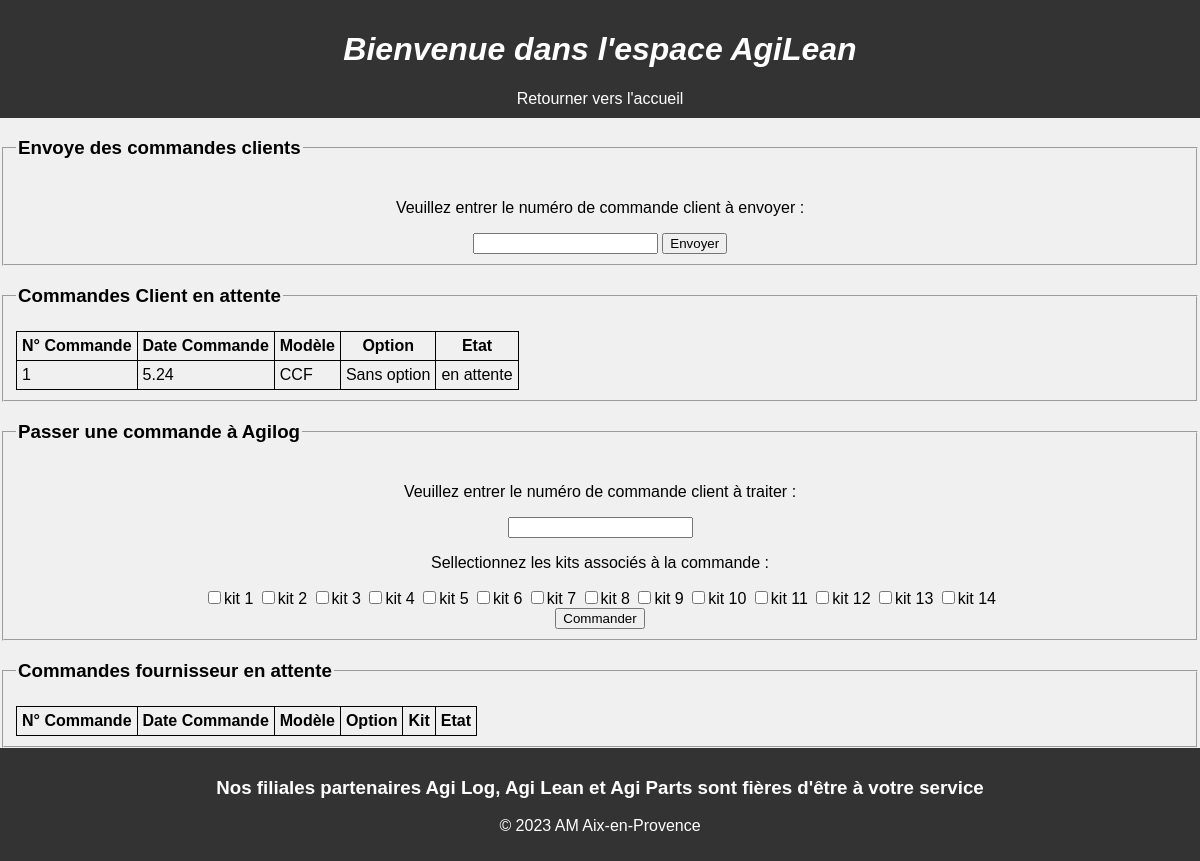
The app's page /AgiLean, older data.
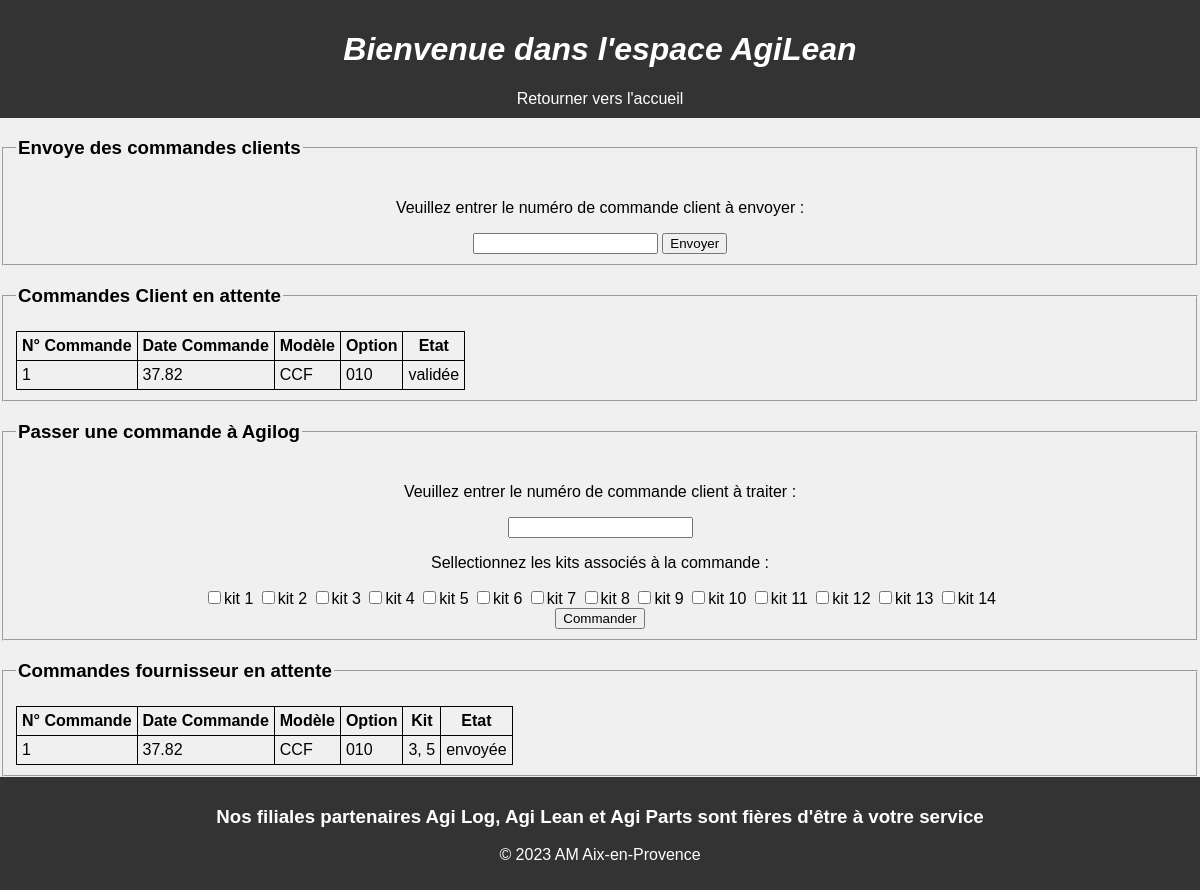
The same page, newer data.
### tables this page shows
CREATE TABLE "COMMANDE_CLIENT" (
	"id"	INTEGER NOT NULL DEFAULT 1,
	"Date"	TEXT NOT NULL,
	"Modèle"	TEXT NOT NULL,
	"Option"	TEXT NOT NULL,
	"Etat"	TEXT NOT NULL,
	PRIMARY KEY("id")
);

CREATE TABLE "COMMANDE_AGILEAN" (
	"id"	INTEGER NOT NULL,
	"Date"	TEXT NOT NULL,
	"Modèle"	TEXT NOT NULL,
	"Option"	TEXT NOT NULL,
	"Kit"	TEXT NOT NULL,
	"Etat"	TEXT NOT NULL,
	PRIMARY KEY("id" AUTOINCREMENT)
);

### main.py (the view, shortened to what this page needs)
@app.route('/AgiLean', methods=['GET', 'POST'])
def AgiLean():
	if not request.method == 'POST':
		return render_template('AgiLean.html', commande_client=BDD("SELECT id, Date, Modèle, Option, Etat FROM COMMANDE_CLIENT"), commande_agilean=BDD("SELECT id, Date, Modèle, Option, Kit, Etat FROM COMMANDE_AGILEAN"))

### main.py (called while the page is built)
def BDD(command):
	conn = lite.connect('BDD.db')
	conn.row_factory = lite.Row
	cur = conn.cursor()
	cur.execute(command)
	conn.commit()
	lignes = cur.fetchall()
	conn.close()
	return lignes

### templates/AgiLean.html (shortened to what this page needs)
<!DOCTYPE html>
<html>
  <head>
    <link rel="stylesheet" href='{{ url_for("static", filename="CSS_PW.css")}}'>
  </head>
  <body>
    <header>
      <div >
        <h1><center><i>Bienvenue dans l'espace AgiLean</center></i></h1>
      </div>
      <nav>
        <ul>
        <center>
        <a class = "button" href='{{url_for("Accueil")}}'> Retourner vers l'accueil </a>
        </center>
        </ul>
      </nav>
    </header>
    <div>
      <form action='{{ url_for("AgiLean") }}' method='POST'>
          <fieldset>
              <legend><h3>Envoye des commandes clients</h3></legend>
              <p><center>Veuillez entrer le numéro de commande client à envoyer :</center></p>
          <center>
              <input type="number" name="envoye" min="1">
              <input type="submit" name="envoyer" value="Envoyer">
          </center>
        </fieldset>
      </form>
  </div>
    <div>
      <form action='{{ url_for("AgiLean") }}' method='POST'>
        <fieldset>
          <legend><h3>Commandes Client en attente</h3></legend>
          <div class="grid-container2">
            <table>
              <tr>
                <th>N° Commande</th>
                <th>Date Commande</th>
                <th>Modèle</th>
                <th>Option</th>
                <th>Etat</th>
              </tr>
              {% for element in commande_client %}
              <tr class="lp_ligne">
                <td class="lp_cellule">{{ element['id'] }}</td>
                <td class="lp_cellule">{{ element['Date'] }}</td>
                <td class="lp_cellule">{{ element['Modèle'] }}</td>
                <td class="lp_cellule">{{ element['Option'] }}</td>
                <td class="lp_cellule">{{ element['Etat'] }}</td>
              </tr>
              {% endfor %}
            </table>
          </div>
        </fieldset>
      </form>
    </div>
    <div>
      <form action='{{ url_for("AgiLean") }}' method='POST'>
        <fieldset>
          <legend><h3>Passer une commande à Agilog</h3></legend>
          <p><center>Veuillez entrer le numéro de commande client à traiter :</center></p>
            <center>
              <input type="number" name="commande" min="1">
            </center>
          <p><center>Sellectionnez les kits associés à la commande :</center></p>
            <center>
              <div class="selector-container">
                <input type="checkbox" name="1" value="True">kit 1
                <input type="checkbox" name="2" value="True">kit 2
                <input type="checkbox" name="3" value="True">kit 3
                <input type="checkbox" name="4" value="True">kit 4
                <input type="checkbox" name="5" value="True">kit 5
                <input type="checkbox" name="6" value="True">kit 6
                <input type="checkbox" name="7" value="True">kit 7
                <input type="checkbox" name="8" value="True">kit 8
                <input type="checkbox" name="9" value="True">kit 9
                <input type="checkbox" name="10" value="True">kit 10
                <input type="checkbox" name="11" value="True">kit 11
                <input type="checkbox" name="12" value="True">kit 12
                <input type="checkbox" name="13" value="True">kit 13
                <input type="checkbox" name="14" value="True">kit 14
                <br>
              </div>
              <input type="submit" name="commander" value="Commander">
            </center>
        </fieldset>
      </form>
    </div>
    <div>
      <form action='{{ url_for("AgiLean") }}' method='POST'>
        <fieldset>
          <legend><h3>Commandes fournisseur en attente</h3></legend>
          <div class="grid-container3">
            <table>
              <tr>
                <th>N° Commande</th>
                <th>Date Commande</th>
                <th>Modèle</th>
                <th>Option</th>
                <th>Kit</th>
                <th>Etat</th>
              </tr>
              {% for element in commande_agilean %}
              <tr class="lp_ligne">
                <td class="lp_cellule">{{ element['id'] }}</td>
                <td class="lp_cellule">{{ element['Date'] }}</td>
                <td class="lp_cellule">{{ element['Modèle'] }}</td>
                <td class="lp_cellule">{{ element['Option'] }}</td>
                <td class="lp_cellule">{{ element['Kit'] }}</td>
                <td class="lp_cellule">{{ element['Etat'] }}</td>
              </tr>
              {% endfor %}
           </table>
          </div>
        </fieldset>
      </form>
    </div>
    <footer>
      <h3><center>Nos filiales partenaires Agi Log, Agi Lean et Agi Parts sont fières d'être à votre service </center></h3>
      <p><center>&copy; 2023 AM Aix-en-Provence</center></p>
    </footer>
  </body>
</html>

### static/CSS_PW.css (style rules this page uses)
body { font-family: Arial, sans-serif; background-color: #f0f0f0; margin: 0; }
header { background-color: #333; color: #fff; padding: 10px; }
nav ul { list-style: none; margin: 0; padding: 0; display: flex; }
nav a { color: #fff; text-decoration: none; padding: 5px; }
ul { display: flex; justify-content: center; }
table { border-collapse: collapse; }
th, td { border: 1px solid black; padding: 5px; }
footer { left: 0; bottom: 0; background-color: #333; color: #fff; padding: 10px; text-align: center; }

Row changes from the older to the newer data that the page shows:
changed COMMANDE_CLIENT "CCF": Date "5.24" → "37.82"; Option "Sans option" → "010"; Etat "en attente" → "validée"
added COMMANDE_AGILEAN: id "1", Date "37.82", Modèle "CCF", Option "010", Kit "3, 5", Etat "envoyée"
